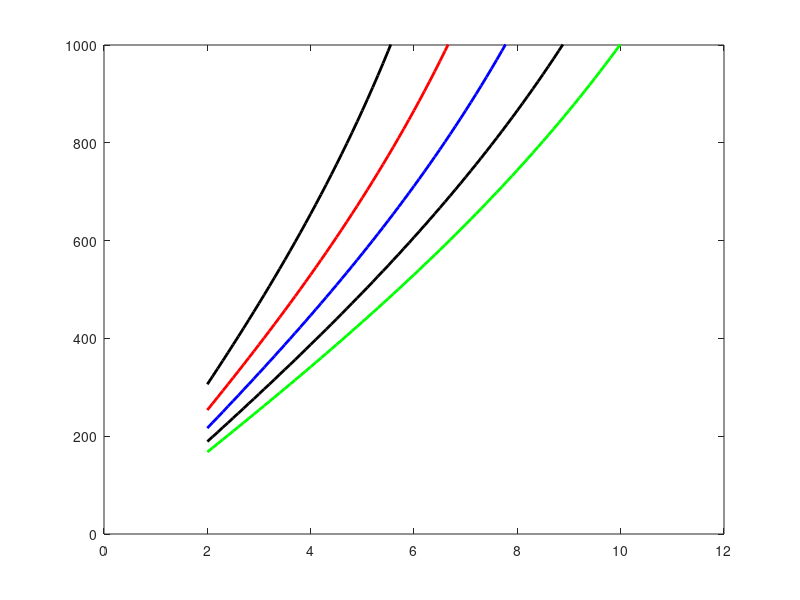

Source code (MATLAB): (Note: this script raises an error after producing the figure.)
clc, clear all
Fv=2:0.1:8;Fob=10;D=3000;
h=(Fv*D/2).*sqrt(1./(Fob^2-Fv.^2))
plot(Fv,h,'k-','linewidth',2)
axis([0,12,0,1000])
hold on
Fv=2:0.1:12;
Fob=12;D=3000;
h=(Fv*D/2).*sqrt(1./(Fob^2-Fv.^2))
plot(Fv,h,'r-','linewidth',2)
hold on
Fv=2:0.1:10;
Fob=14;D=3000;
h=(Fv*D/2).*sqrt(1./(Fob^2-Fv.^2))
plot(Fv,h,'b-','linewidth',2)
hold on
Fv=2:0.1:12;
Fob=16;D=3000;
h=(Fv*D/2).*sqrt(1./(Fob^2-Fv.^2))
plot(Fv,h,'k-','linewidth',2)
hold on
Fv=2:0.1:12;
Fob=18;D=3000;
h=(Fv*D/2).*sqrt(1./(Fob^2-Fv.^2))
plot(Fv,h,'g-','linewidth',2)
hold on
Fv=2:0.1:12;
Fob=20;D=3000;
h=(Fv*D/2).*sqrt(1./(Fob^2-Fv.^2))
plot(Fv,h,'Y-','linewidth',2)
hold on
legend('10MHZ','12MHZ','14MHZ','16MHZ','18MHZ','20MHZ')